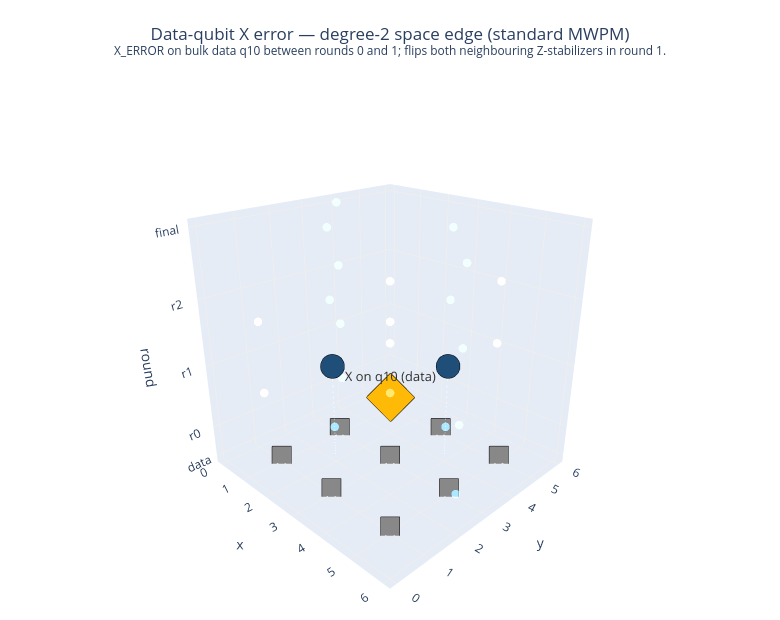

Write notebook code for a chart like this one.
### Markdown cell above
## 2. X error on a data qubit → degree 2 (space edge)

An X on a bulk data qubit anti-commutes with the **Z-stabilizers** that share it. In the bulk every data qubit borders two Z-stabilizers, so the next round's comparator on each of those Z-ancillas flips. This is the canonical *degree-2 space edge* that MWPM is purpose-built for.

### Code cell
# Tick 7 sits between round 0 and round 1, after the round-0 measurement.
# q10 = (3,3) is the centre data qubit, bordering Z-ancillas q9=(2,2) and q18=(4,4).
circ = inject_after_tick(clean_circuit, n_tick=7, error_op='X_ERROR', qubits=[10])
fired = fired_detectors(circ)
print(f"Fired detectors: {fired}  (count = {len(fired)})")

fig = plot_event(
    fired,
    injection=(3.0, 3.0, 0.5, 'X on q10 (data)'),
    title='Data-qubit X error — degree-2 space edge (standard MWPM)',
    subtitle='X_ERROR on bulk data q10 between rounds 0 and 1; flips both neighbouring Z-stabilizers in round 1.'
)
fig.show()

### Figure 1 — Plotly figure (JSON) as saved in the notebook; plotly's stock layout.template omitted (floating-point values rounded to 4 significant figures)
{"data": [{"hoverinfo": "text", "marker": {"color": ["rgba(70,130,180,0.25)", "rgba(70,130,180,0.25)", "rgba(70,130,180,0.25)", "rgba(70,130,180,0.25)", "rgba(214,93,107,0.25)", "rgba(70,130,180,0.25)", "rgba(214,93,107,0.25)", "rgba(70,130,180,0.25)", "rgba(70,130,180,0.25)", "rgba(214,93,107,0.25)", "rgba(70,130,180,0.25)", "rgba(214,93,107,0.25)", "rgba(214,93,107,0.25)", "rgba(70,130,180,0.25)", "rgba(214,93,107,0.25)", "rgba(70,130,180,0.25)", "rgba(70,130,180,0.25)", "rgba(214,93,107,0.25)", "rgba(70,130,180,0.25)", "rgba(214,93,107,0.25)", "rgba(70,130,180,0.25)", "rgba(70,130,180,0.25)", "rgba(70,130,180,0.25)", "rgba(70,130,180,0.25)"], "line": {"width": 0}, "size": 5}, "mode": "markers", "name": "detectors (idle)", "showlegend": false, "text": ["det 0 | round 0 | Z-type", "det 1 | round 0 | Z-type", "det 2 | round 0 | Z-type", "det 3 | round 0 | Z-type", "det 4 | round 1 | X-type", "det 5 | round 1 | Z-type", "det 6 | round 1 | X-type", "det 7 | round 1 | Z-type", "det 8 | round 1 | Z-type", "det 9 | round 1 | X-type", "det 10 | round 1 | Z-type", "det 11 | round 1 | X-type", "det 12 | round 2 | X-type", "det 13 | round 2 | Z-type", "det 14 | round 2 | X-type", "det 15 | round 2 | Z-type", "det 16 | round 2 | Z-type", "det 17 | round 2 | X-type", "det 18 | round 2 | Z-type", "det 19 | round 2 | X-type", "det 20 | round 3 | Z-type", "det 21 | round 3 | Z-type", "det 22 | round 3 | Z-type", "det 23 | round 3 | Z-type"], "type": "scatter3d", "x": [0, 2, 4, 6, 2, 2, 4, 6, 0, 2, 4, 4, 2, 2, 4, 6, 0, 2, 4, 4, 0, 2, 4, 6], "y": [4, 2, 4, 2, 0, 2, 2, 2, 4, 4, 4, 6, 0, 2, 2, 2, 4, 4, 4, 6, 4, 2, 4, 2], "z": [0, 0, 0, 0, 1, 1, 1, 1, 1, 1, 1, 1, 2, 2, 2, 2, 2, 2, 2, 2, 3, 3, 3, 3]}, {"hoverinfo": "text", "marker": {"color": ["#1f4e79", "#1f4e79"], "line": {"color": "black", "width": 2}, "size": 14}, "mode": "markers", "name": "fired", "showlegend": false, "text": ["FIRED det 5 | round 1 | Z-type", "FIRED det 10 | round 1 | Z-type"], "type": "scatter3d", "x": [2, 4], "y": [2, 4], "z": [1, 1]}, {"hoverinfo": "skip", "line": {"color": "rgba(120,120,120,0.45)", "dash": "dot", "width": 2}, "mode": "lines", "showlegend": false, "type": "scatter3d", "x": [2, 2], "y": [2, 2], "z": [1, -0.5]}, {"hoverinfo": "skip", "line": {"color": "rgba(120,120,120,0.45)", "dash": "dot", "width": 2}, "mode": "lines", "showlegend": false, "type": "scatter3d", "x": [4, 4], "y": [4, 4], "z": [1, -0.5]}, {"hoverinfo": "text", "marker": {"color": "#888888", "line": {"color": "black", "width": 1}, "size": 10, "symbol": "square"}, "mode": "markers+text", "name": "data qubits", "showlegend": false, "text": ["q1", "q3", "q5", "q8", "q10", "q12", "q15", "q17", "q19"], "textfont": {"color": "#333", "size": 10}, "textposition": "bottom center", "type": "scatter3d", "x": [1, 3, 5, 1, 3, 5, 1, 3, 5], "y": [1, 1, 1, 3, 3, 3, 5, 5, 5], "z": [-0.5, -0.5, -0.5, -0.5, -0.5, -0.5, -0.5, -0.5, -0.5]}, {"hoverinfo": "text", "marker": {"color": "#ffba08", "line": {"color": "black", "width": 2}, "size": 16, "symbol": "diamond"}, "mode": "markers+text", "name": "injected error", "showlegend": false, "text": ["X on q10 (data)"], "textfont": {"color": "#333", "size": 13}, "textposition": "top center", "type": "scatter3d", "x": [3], "y": [3], "z": [0.5]}], "layout": {"height": 620, "margin": {"b": 0, "l": 0, "r": 0, "t": 80}, "paper_bgcolor": "white", "scene": {"aspectmode": "cube", "bgcolor": "white", "camera": {"eye": {"x": 1.6, "y": -1.6, "z": 1}}, "xaxis": {"gridcolor": "#eee", "showgrid": true, "title": {"text": "x"}, "zeroline": false}, "yaxis": {"gridcolor": "#eee", "showgrid": true, "title": {"text": "y"}, "zeroline": false}, "zaxis": {"gridcolor": "#eee", "showgrid": true, "ticktext": ["data", "r0", "r1", "r2", "final"], "tickvals": [-0.5, 0, 1, 2, 3], "title": {"text": "round"}, "zeroline": false}}, "title": {"text": "Data-qubit X error — degree-2 space edge (standard MWPM)<br><sup>X_ERROR on bulk data q10 between rounds 0 and 1; flips both neighbouring Z-stabilizers in round 1.</sup>", "x": 0.5, "xanchor": "center"}, "width": 780}}
